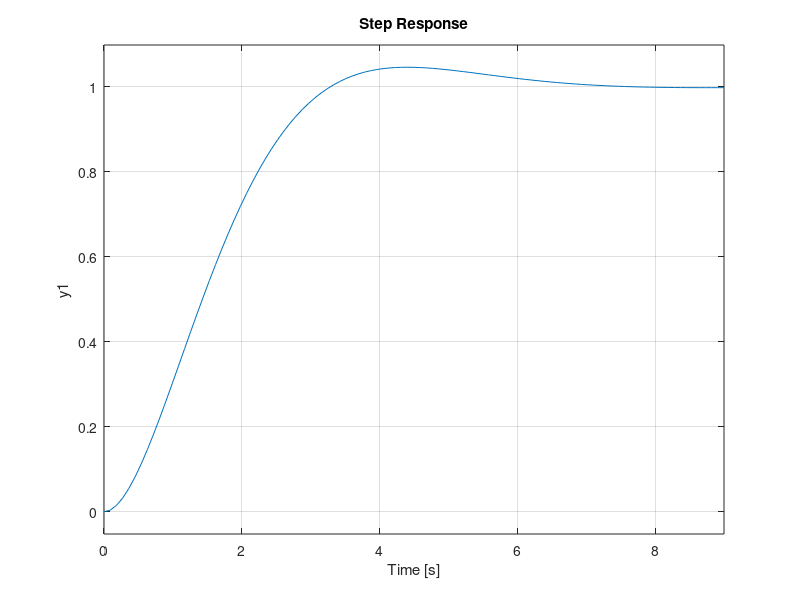
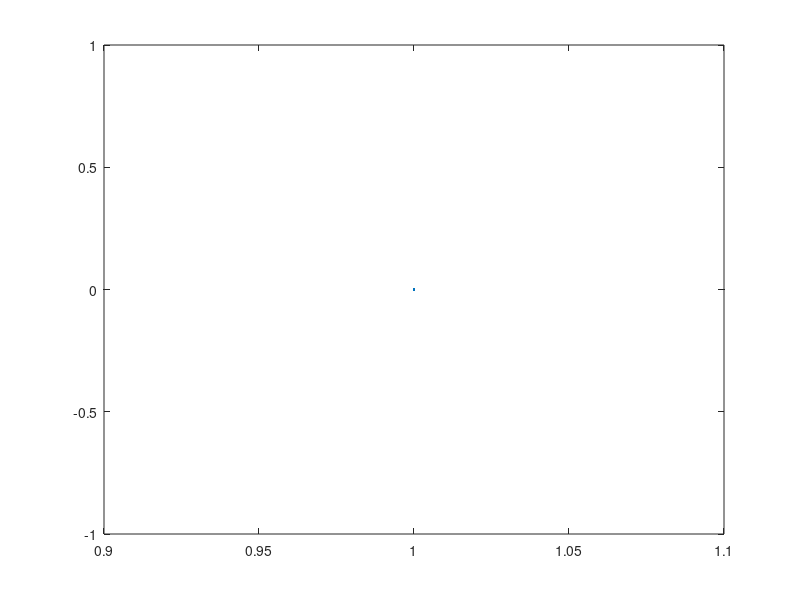

MATLAB code to generate these figures, in order:
clc, clear all, %close all;

k=1;
wn=1;
fa=0.7;

H=tf((k*wn^2),[1 2*fa*wn wn^2])

figure(1);
title('Pepe');
step(H);
grid on;

t=0:0.001:1;
a=1, f=10, 
u=a*sin(2*pi*f*t);
figure(2);
lsim(H,u,t);
grid on;

%%
t=0;
u=0;
if(t==2)
    u=10;
else if(t==3)
        u=-10;
    else if(t==6)
            u=10;
        else if(t==7)
                u=0;
            else t=t+1;
            end;
        end;
    end;
end;
plot(u);